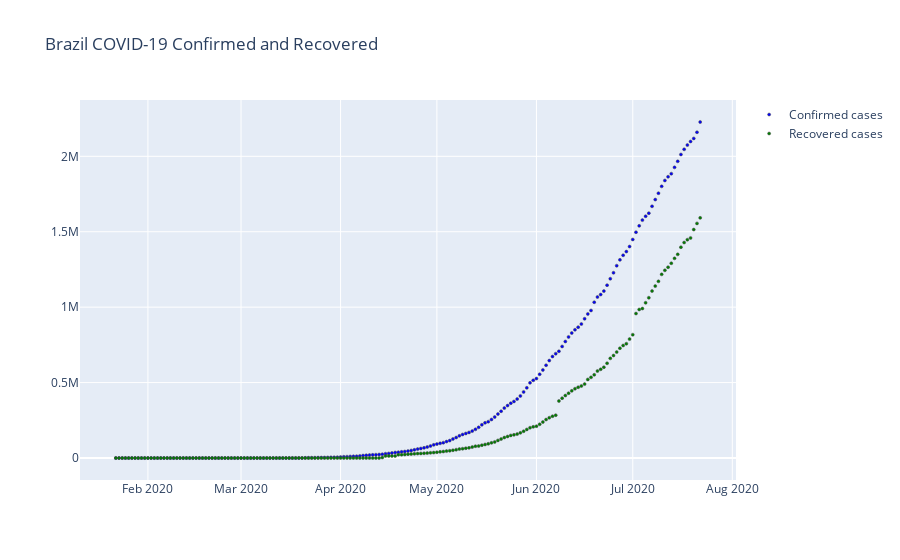

The code cell stored with this chart in its notebook:
### Markdown cell above
### Plot Brazil confirmed and recovered cases

### Code cell
fig = go.Figure()

fig.add_trace(go.Scatter(
    x=df_covid_br.index, y=df_covid_br['Confirmed'],
    name='Confirmed cases',
    mode='markers',
    marker_color='blue'
))

fig.add_trace(go.Scatter(
    x=df_covid_br.index, y=df_covid_br['Recovered'],
    name='Recovered cases',
    marker_color='green'
))

# Set options common to all traces with fig.update_traces
fig.update_traces(mode='markers', marker_line_width=.5, marker_size=3)
fig.update_layout(title='Brazil COVID-19 Confirmed and Recovered')


fig.show()

print("Last data (" + str(df_covid_br.index[-1]) + "):")
print("Confirmed cases:" + str(df_covid_br['Confirmed'][-1]))
print("Recovered cases:" + str(df_covid_br['Recovered'][-1]))

### Figure 1 — Plotly figure (JSON) as saved in the notebook; plotly's stock layout.template omitted (floating-point values rounded to 4 significant figures; data arrays with more than 128 entries replaced by an {"elided": "..."} marker saying what was removed)
{"data": [{"marker": {"color": "blue", "line": {"width": 0.5}, "size": 3}, "mode": "markers", "name": "Confirmed cases", "type": "scatter", "x": {"elided": "183 str values"}, "y": {"elided": "183 int values"}}, {"marker": {"color": "green", "line": {"width": 0.5}, "size": 3}, "mode": "markers", "name": "Recovered cases", "type": "scatter", "x": {"elided": "183 str values"}, "y": {"elided": "183 int values"}}], "layout": {"title": {"text": "Brazil COVID-19 Confirmed and Recovered"}}}
